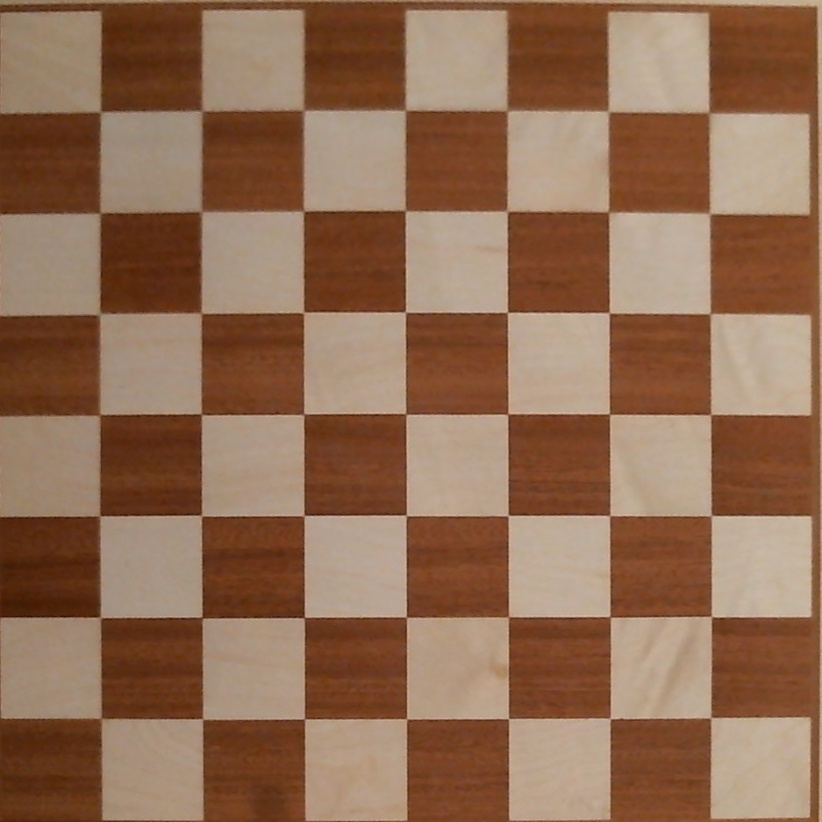
#> input picture testMedia/chessBoard011.jpg, 822 x 822 px
$ python image_show.py
#> lines starting #> are read from the running program, lines starting #| are printed output that depends on the picture
#!/usr/bin/python
# -*- encoding: utf-8 -*-
# part of https://github.com/WolfgangFahl/play-chess-with-a-webcam
# see https://stackoverflow.com/questions/43372792/matplotlib-opencv-image-subplot
import matplotlib.pyplot as plt
import sys
import cv2

def main(argv):
    # get the square chessbord file as an example
    default_file = '../../testMedia/chessBoard011.jpg'
    filename = argv[0] if len(argv) > 0 else default_file
    image = cv2.imread(filename)
#> image is the input picture: shape (822, 822, 3); mean B, G, R 83.6, 108.6, 144.8
    image=cv2.cvtColor(image,cv2.COLOR_BGR2RGB)

    # resize it to fit at the default 100 dpi
    w=320
    h=320
    x=50
    y=50
    image = cv2.resize(image,(w,h))
#> image: shape (320, 320, 3)
    # 6 x 4 inch figure
    figsize=(6, 4)
    fig = plt.figure(figsize=figsize)

    # add the image at position x=50, y=50 (in image coordinates)
    ax=addImage(fig,image,x,y)
    im = ax.imshow(image)

    subboard2x2=image[w//4:w//2,h//4:h//2,:]
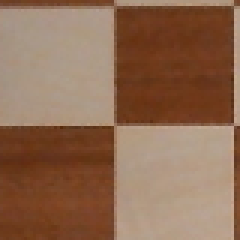
#> subboard2x2: shape (80, 80, 3) (shown 3 times larger); mean R, G, B 143, 106.8, 82.4
    yLegendOffset=100
    ax2=addImage(fig,subboard2x2,w+yLegendOffset,h//2)
    im2=ax2.imshow(subboard2x2)

    ax.axis("off")

    plt.show()
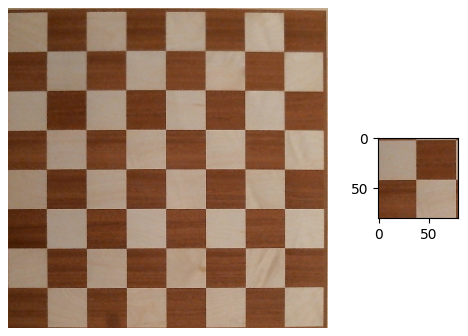
#> figure drawn by matplotlib, 2 panels

def addImage(fig,image,x,y):
    dpi=fig.dpi
    fw,fh=fig.get_size_inches()[:2]
    ih,iw=image.shape[:2]
    ax = fig.add_axes([x/dpi/fw,y/dpi/fh,iw/dpi/fw,ih/dpi/fh])
    return ax

if __name__ == "__main__":
    main(sys.argv[1:])

$ run again, with testMedia/chessBoard001.jpg copied over testMedia/chessBoard011.jpg
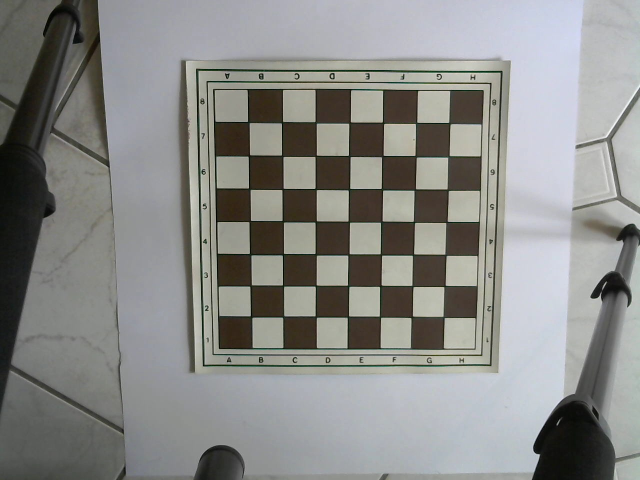
#> input picture testMedia/chessBoard001.jpg, 1280 x 960 px (shown at 1/2 size)
#> in main, image is the input picture: shape (960, 1280, 3); mean B, G, R 136, 138.5, 137.9
#> in main, `subboard2x2=image[w//4:w//2,h//4:h//2,:]`:
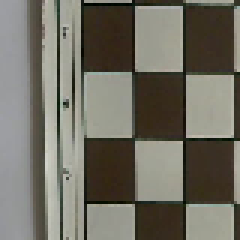
#> subboard2x2: shape (80, 80, 3) (shown 3 times larger); mean R, G, B 113.6, 110.9, 100
#> in main, `plt.show()`:
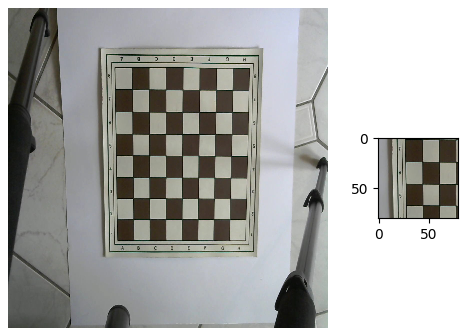
#> figure drawn by matplotlib, 2 panels

$ run again, with testMedia/chessBoard002.jpg copied over testMedia/chessBoard011.jpg
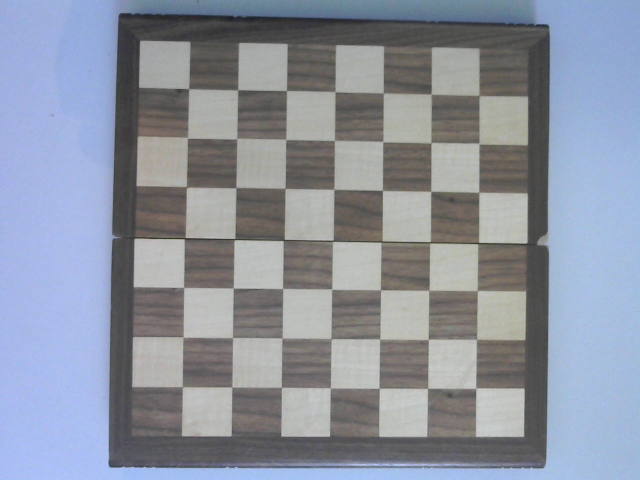
#> input picture testMedia/chessBoard002.jpg, 1280 x 960 px (shown at 1/2 size)
#> in main, image is the input picture: shape (960, 1280, 3); mean B, G, R 159.6, 146.6, 140
#> in main, `subboard2x2=image[w//4:w//2,h//4:h//2,:]`:
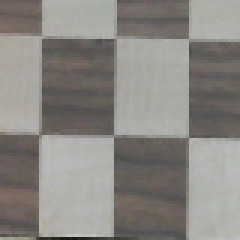
#> subboard2x2: shape (80, 80, 3) (shown 3 times larger); mean R, G, B 137.9, 135, 130.4
#> in main, `plt.show()`:
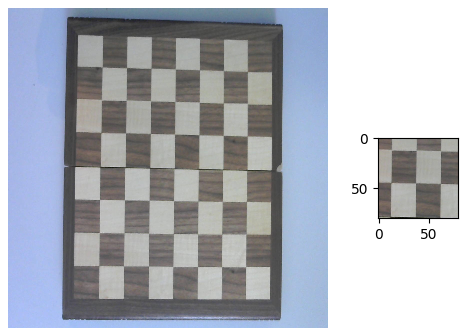
#> figure drawn by matplotlib, 2 panels

$ run again, with testMedia/chessBoard003.jpg copied over testMedia/chessBoard011.jpg
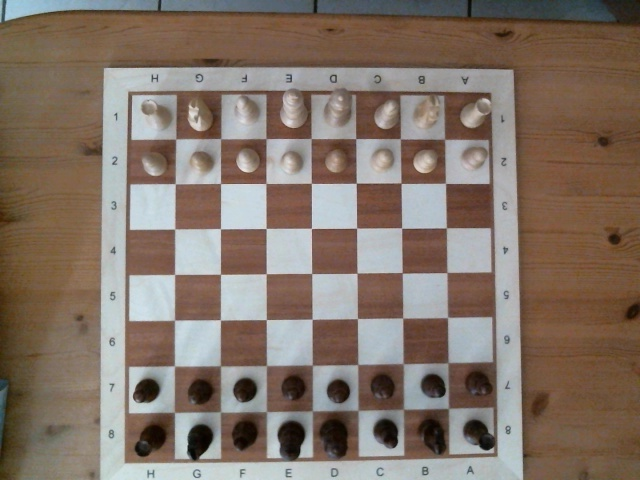
#> input picture testMedia/chessBoard003.jpg, 640 x 480 px
#> in main, image is the input picture: shape (480, 640, 3); mean B, G, R 104.3, 115.6, 130.6
#> in main, `subboard2x2=image[w//4:w//2,h//4:h//2,:]`:
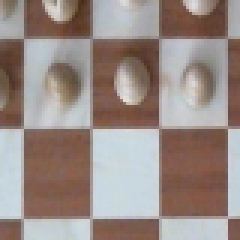
#> subboard2x2: shape (80, 80, 3) (shown 3 times larger); mean R, G, B 153.7, 139.5, 134.3
#> in main, `plt.show()`:
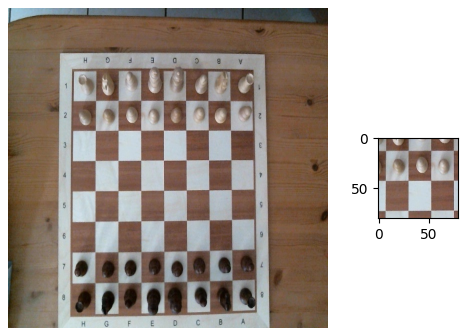
#> figure drawn by matplotlib, 2 panels
